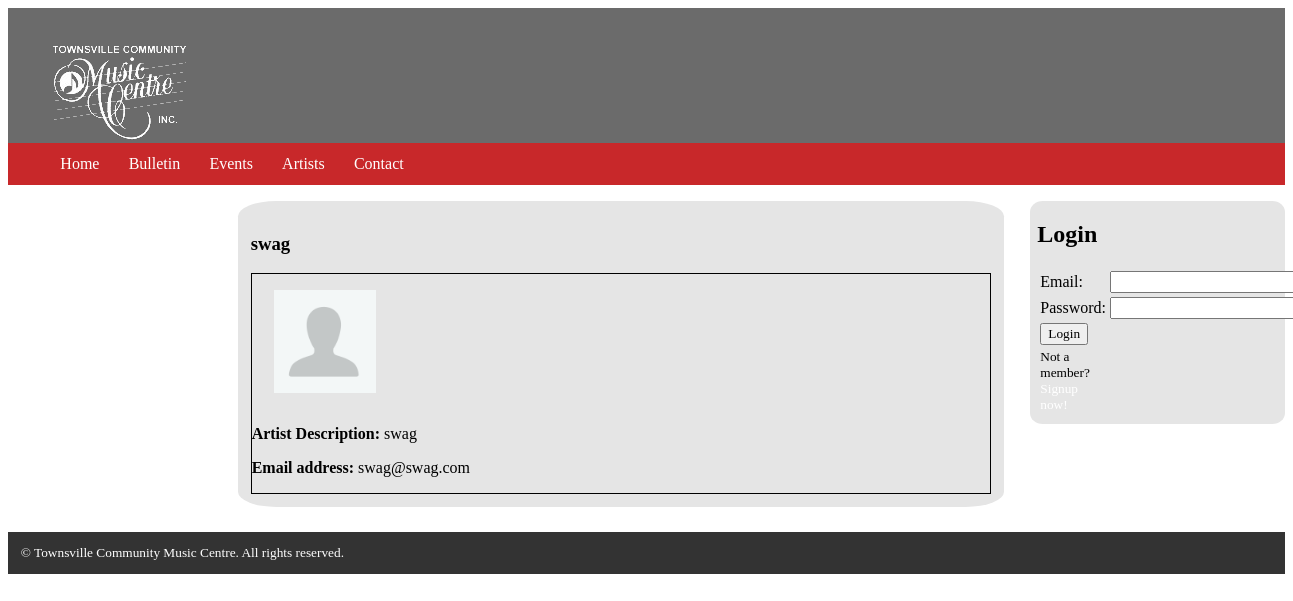
/a2template/artist_description.php?artist_id=8&artist_name=swag, run on the app's committed database.
### tables this page shows
CREATE TABLE "artistInput" (
  "artist_id" integer NOT NULL DEFAULT '0' PRIMARY KEY AUTOINCREMENT,
  "artist_name" text NOT NULL,
  "artist_description" text NULL,
  "email" text NOT NULL,
  "music_genre" text NULL,
  "location" text NOT NULL,
  "created_by" integer NOT NULL,
  FOREIGN KEY ("created_by") REFERENCES "users" ("id") ON DELETE NO ACTION ON UPDATE NO ACTION
);

### a2template/artist_description.php (the view, shortened to what this page needs)
<?php
	include("dbconnect.php");
?>
<!DOCTYPE html PUBLIC "-//W3C//DTD XHTML 1.0 Transitional//EN" "http://www.w3.org/TR/xhtml1/DTD/xhtml1-transitional.dtd">
<html xmlns="http://www.w3.org/1999/xhtml">
	<?php include("inc/header.php"); ?>
	<body>
    	<div id="main-wrapper">
            <?php include("inc/navigation.php"); ?>
            <section id="main-content">
                <article>
                    <div>
                  		<?php
						echo"<h1>". $_GET["artist_name"]. "</h1>";
						$sql = "SELECT * FROM artistInput WHERE artist_id = $_GET[artist_id]";
						foreach($dbh->query($sql) as $row){
							echo'<section>';
								echo "<ul class='list_format'>";
									echo "<li><p><img width='20%' height='20%' src='" . $row['location'] . "'></p></li>";
									echo '<p><strong> Artist Description: </strong>' . $row['artist_description'] . '</p>';
									echo '<p><strong>Email address: </strong>' . $row['email'] . '</p>';
								echo "</ul>";
							echo"</section>";
						}
						?>
                    </div>
                </article>
            </section>
            <aside>
                <div class="side-box">
                	<?php
						function displayLogin() {
							if (!$_SESSION['id']) {
								echo "<table><form action='bulletin.php' method='post'><tr>"
								."<h1>Login</h1>"
								."<td>Email:</td><td><input type='text' name='email' size='30'></td></tr>"
								."<tr><td>Password:</td><td><input type='password' name='password' size='30'></td></tr>"
								."<tr><td><input type='submit' value='Login' name='login'></td></tr>"
								."<tr><td><small>Not a member?<a href='register.php'>Signup now!</a></small></td></tr>"
								."</form></table>";
							}
						}
						displayLogin();
					?>
                </div>
            </aside>
            <?php include("inc/footer.php"); ?>
        </div>
	</body>
</html>

### a2template/style.css (style rules this page uses)
* { -webkit-box-sizing: border-box; -moz-box-sizing: border-box; box-sizing: border-box; font-family: Baskerville, "Palatino Linotype", Palatino, "Century Schoolbook L", "Times New Roman", serif; }
#main-wrapper { width: 100%; margin: 0 auto; }
.primary ul li a, a:link { text-decoration: none; color: #FFFFFF; }
#main-content { background: #E5E5E5; margin-left: 18%; width: 60%; padding: 1% 1% 1% 1%; color: #000000; margin-bottom: 2%; float: left; border-radius: 5%; }
aside { width: 20%; background: #E5E5E5; float: right; border-radius: 5%; }
.side-box { padding: 0% 3% 3% 3%; border-radius: 5%; font-family: Baskerville, "Palatino Linotype", Palatino, "Century Schoolbook L", "Times New Roman", serif; }
footer a, a:link { text-decoration: none; color: #FFFFFF; }
.list_format { margin:0; padding:0; list-style-type:none; float:float; border-style:solid; border-width:1px; }
.list_format > li { margin-left: 3%; display:inline-block; padding:0; }

### data on the page
artistinput: location (picture), artist_description "swag", email "swag@swag.com"

### other printed values
$_GET["artist_name"] "swag"
